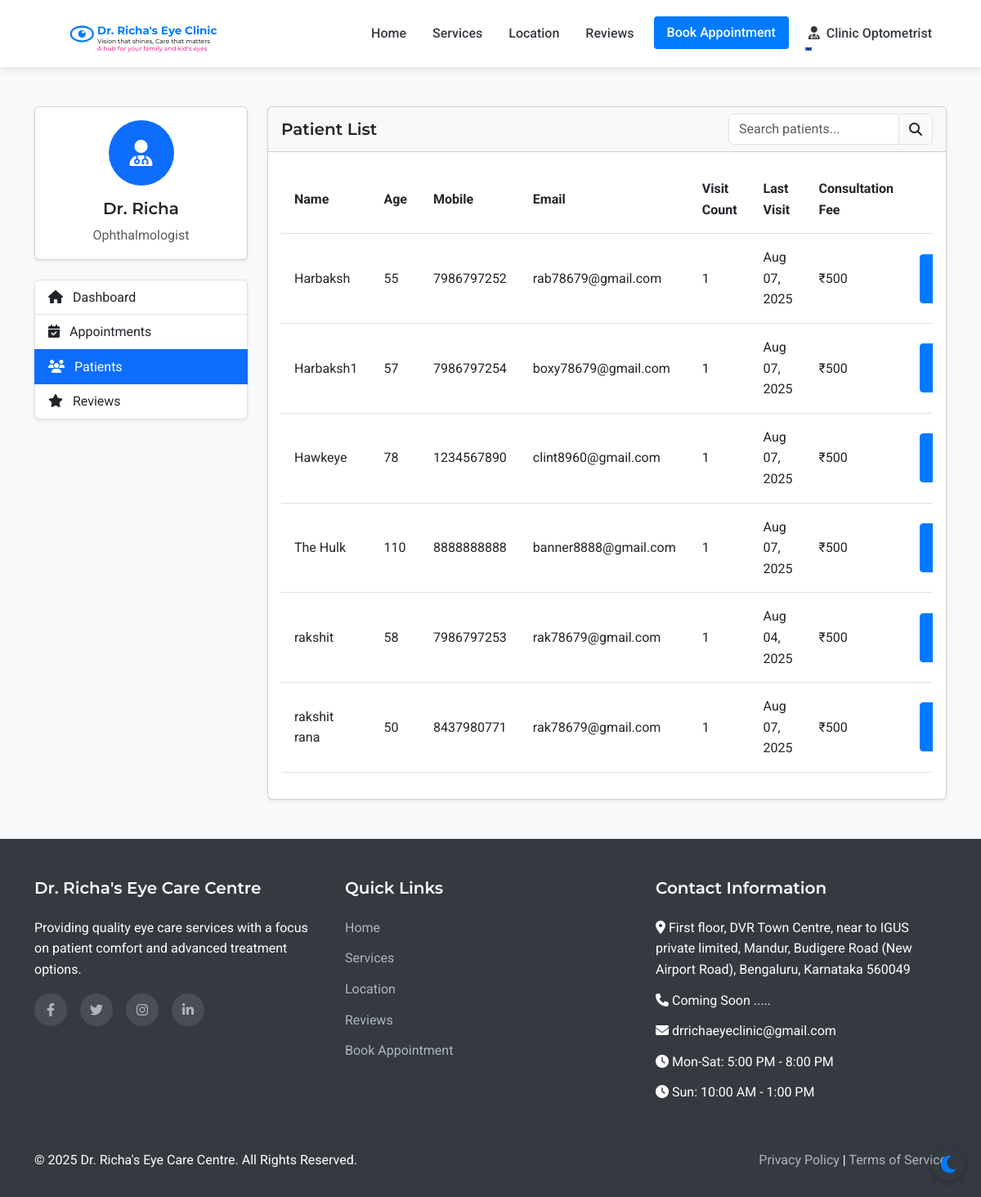
The app's page /admin/patients (signed in), older data.
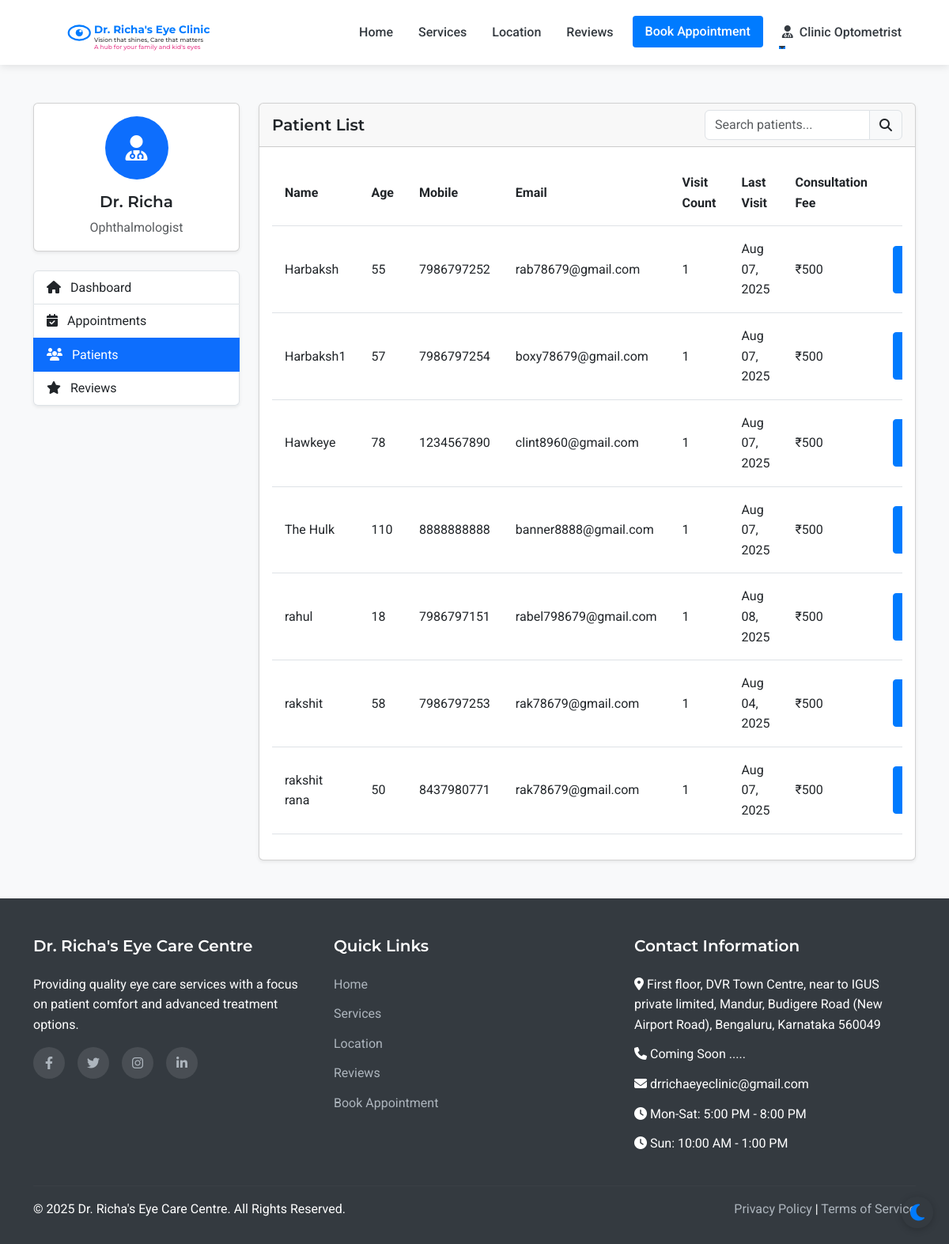
The same page, newer data.
### models.py (models this page shows, shortened)
class Staff(UserMixin, db.Model):
    __abstract__ = True
    id = db.Column(db.Integer, primary_key=True)
    username = db.Column(db.String(64), unique=True, nullable=False)
    email = db.Column(db.String(120), unique=True, nullable=False)
    password_hash = db.Column(db.String(256), nullable=False)
    full_name = db.Column(db.String(100), nullable=False)
    mobile_number = db.Column(db.String(15), nullable=False)

class Assistant(Staff):
    __tablename__ = 'assistant'
    position = db.Column(db.String(100), nullable=True, default='Optometrist')
    full_name = db.Column(db.String(100), nullable=True, default='Optometrist')
    joining_date = db.Column(db.Date, nullable=True)
    salary_records = db.relationship('Salary', backref='assistant', lazy=True)

class Patient(UserMixin, db.Model):
    id = db.Column(db.Integer, primary_key=True)
    full_name = db.Column(db.String(100), nullable=False)
    mobile_number = db.Column(db.String(15), nullable=False)
    email = db.Column(db.String(100), nullable=True)
    age = db.Column(db.Integer, nullable=False)
    sex = db.Column(db.String(10), nullable=True)
    password_hash = db.Column(db.String(256), nullable=True)
    is_registered = db.Column(db.Boolean, default=False)
    created_at = db.Column(db.DateTime, nullable=False, default=datetime.utcnow)
    appointments = db.relationship('Appointment', backref='patient', lazy=True)
    doctor_prescriptions = db.relationship('DoctorPrescription', backref='patient', lazy=True)
    optometrist_prescriptions = db.relationship('OptometristPrescription', backref='patient', lazy=True)

class Appointment(db.Model):
    id = db.Column(db.Integer, primary_key=True)
    patient_id = db.Column(db.Integer, db.ForeignKey('patient.id'), nullable=False)
    appointment_date = db.Column(db.Date, nullable=False)
    appointment_time = db.Column(db.Time, nullable=False)
    primary_issue = db.Column(db.Text, nullable=True)
    referral_info = db.Column(db.String(255), nullable=True)
    status = db.Column(db.String(20), default='scheduled')  # scheduled, completed, cancelled
    created_at = db.Column(db.DateTime, default=datetime.utcnow)
    consultation_fee = db.Column(db.Float, nullable=False, default=500.0)
    payment_status = db.Column(db.String(20), default='pending')  # pending, paid

### routes.py (the view)
@app.route('/admin/patients')
@login_required
def admin_patients():
    if not (isinstance(current_user, Admin) or isinstance(current_user, Doctor) or isinstance(current_user, Assistant)):
        flash('Access denied. Staff privileges required.', 'danger')
        return redirect(url_for('index'))
    patients = Patient.query.order_by(Patient.full_name).all()
    return render_template('admin/patients.html', patients=patients)

### templates/admin/patients.html (shortened to what this page needs)
{% extends 'layout.html' %}
{% block content %}
<section class="py-5 bg-light">
    <div class="container">
        <div class="row">
            <div class="col-lg-3 mb-4">
                <div class="card shadow-sm mb-4">
                    <div class="card-body text-center">
                        <div class="avatar-circle bg-primary text-white mb-3">
                            <i class="fas fa-user-md fa-2x"></i>
                        </div>
                        <h5 class="card-title">Dr. Richa</h5>
                        <p class="card-text text-muted">Ophthalmologist</p>
                    </div>
                </div>
                <div class="list-group shadow-sm">
                    <a href="{{ url_for('admin_dashboard') }}" class="list-group-item list-group-item-action">
                        <i class="fas fa-home me-2"></i> Dashboard
                    </a>
                    <a href="{{ url_for('admin_appointments') }}" class="list-group-item list-group-item-action">
                        <i class="fas fa-calendar-check me-2"></i> Appointments
                    </a>
                    <a href="{{ url_for('admin_patients') }}" class="list-group-item list-group-item-action active">
                        <i class="fas fa-users me-2"></i> Patients
                    </a>
                    <a href="{{ url_for('admin_reviews') }}" class="list-group-item list-group-item-action">
                        <i class="fas fa-star me-2"></i> Reviews
                    </a>
                </div>
            </div>
            <div class="col-lg-9">
                <div class="card shadow-sm">
                    <div class="card-header d-flex justify-content-between align-items-center">
                        <h5 class="mb-0">Patient List</h5>
                        <div class="input-group" style="width: 250px;">
                            <input type="text" class="form-control" id="patientSearch" placeholder="Search patients...">
                            <span class="input-group-text"><i class="fas fa-search"></i></span>
                        </div>
                    </div>
                    <div class="card-body">
                        <div class="table-responsive">
                            <table class="table table-hover" id="patientsTable">
                                <thead>
                                    <tr>
                                        <th>Name</th>
                                        <th>Age</th>
                                        <th>Mobile</th>
                                        <th>Email</th>
                                        <th>Visit Count</th>
                                        <th>Last Visit</th>
                                        <th>Consultation Fee</th>
                                        <th class="text-center">Actions</th>
                                    </tr>
                                </thead>
                                <tbody>
                                    {% for patient in patients %}
                                        <tr>
                                            <td>{{ patient.full_name }}</td>
                                            <td>{{ patient.age }}</td>
                                            <td>{{ patient.mobile_number }}</td>
                                            <td>{{ patient.email }}</td>
                                            <td>{{ patient.appointments|length }}</td>
                                            <td>
                                                {% if patient.appointments %}
                                                    {% set last_appointment = patient.appointments|sort(attribute='appointment_date', reverse=True)|first %}
                                                    {{ last_appointment.appointment_date.strftime('%b %d, %Y') }}
                                                {% else %}
                                                    {{ patient.created_at.strftime('%b %d, %Y') }}
                                                {% endif %}
                                            </td>
                                            <td>₹500</td>
                                            <td>
                                                <a href="{{ url_for('admin_patient_view', patient_id=patient.id) }}" class="btn btn-sm btn-primary">
                                                </a>
                                            </td>
                                        </tr>
                                    {% endfor %}
                                </tbody>
                            </table>
                        </div>
                    </div>
                </div>
            </div>
        </div>
    </div>
</section>
{% endblock %}

### templates/layout.html (shortened to what this page needs)
<!DOCTYPE html>
<html lang="en">
<head>
    <link href="https://cdn.jsdelivr.net/npm/bootstrap@5.3.0-alpha1/dist/css/bootstrap.min.css" rel="stylesheet">
    <link rel="stylesheet" href="https://cdn.jsdelivr.net/npm/flatpickr/dist/flatpickr.min.css">
    <link rel="stylesheet" href="https://cdnjs.cloudflare.com/ajax/libs/font-awesome/6.1.1/css/all.min.css">
    <link rel="stylesheet" href="{{ url_for('static', filename='css/style.css') }}">
</head>
<body>
    <nav class="navbar navbar-expand-lg sticky-top">
        <div class="container">
            <a class="navbar-brand" href="{{ url_for('index') }}" id="clinic-logo">
                <div id="interactive-logo-container" style="height: 60px;"></div>
            </a>
            <div class="collapse navbar-collapse" id="navbarNav">
                <ul class="navbar-nav ms-auto">
                    <li class="nav-item">
                        <a class="nav-link {% if request.path == url_for('index') %}active{% endif %}" href="{{ url_for('index') }}">Home</a>
                    </li>
                    <li class="nav-item">
                        <a class="nav-link {% if request.path == url_for('services') %}active{% endif %}" href="{{ url_for('services') }}">Services</a>
                    </li>
                    <li class="nav-item">
                        <a class="nav-link {% if request.path == url_for('location') %}active{% endif %}" href="{{ url_for('location') }}">Location</a>
                    </li>
                    <li class="nav-item">
                        <a class="nav-link {% if request.path == url_for('reviews') %}active{% endif %}" href="{{ url_for('reviews') }}">Reviews</a>
                    </li>
                    <li class="nav-item">
                        <a class="nav-link btn btn-primary text-white px-3 ms-lg-2" href="{{ url_for('appointment') }}">Book Appointment</a>
                    </li>
                    {% if current_user.is_authenticated %}
                        {% if current_user.__class__.__name__ == 'Patient' %}
                            <li class="nav-item dropdown">
                                <a class="nav-link dropdown-toggle" href="#" id="navbarDropdown" role="button" data-bs-toggle="dropdown" aria-expanded="false">
                                    <i class="fas fa-user me-1"></i> {{ current_user.full_name }}
                                </a>
                                <ul class="dropdown-menu dropdown-menu-end" aria-labelledby="navbarDropdown">
                                    <li><a class="dropdown-item" href="{{ url_for('patient_dashboard') }}">Dashboard</a></li>
                                    <li><a class="dropdown-item" href="{{ url_for('patient_appointments') }}">My Appointments</a></li>
                                    <li><a class="dropdown-item" href="{{ url_for('patient_medical_records') }}">Medical Records</a></li>
                                    <li><hr class="dropdown-divider"></li>
                                    <li><a class="dropdown-item" href="{{ url_for('patient_logout') }}">Logout</a></li>
                                </ul>
                            </li>
                        {% else %}
                            <li class="nav-item dropdown">
                                <a class="nav-link dropdown-toggle" href="#" id="navbarDropdown" role="button" data-bs-toggle="dropdown" aria-expanded="false">
                                    <i class="fas fa-user-md me-1"></i> {{ current_user.full_name }}
                                </a>
                            </li>
                        {% endif %}
                    {% endif %}
                </ul>
            </div>
        </div>
    </nav>
    <main>
        {% block content %}{% endblock %}
    </main>
    <footer>
        <div class="container">
            <div class="row">
                <div class="col-md-4 mb-4 mb-md-0">
                    <h5>Dr. Richa's Eye Care Centre</h5>
                    <p class="mb-3">Providing quality eye care services with a focus on patient comfort and advanced treatment options.</p>
                    <div class="social-icons">
                        <a href="#" aria-label="Facebook"><i class="fab fa-facebook-f"></i></a>
                        <a href="#" aria-label="Twitter"><i class="fab fa-twitter"></i></a>
                        <a href="#" aria-label="Instagram"><i class="fab fa-instagram"></i></a>
                        <a href="#" aria-label="LinkedIn"><i class="fab fa-linkedin-in"></i></a>
                    </div>
                </div>
                <div class="col-md-4 mb-4 mb-md-0">
                    <h5>Quick Links</h5>
                    <ul>
                        <li><a href="{{ url_for('index') }}">Home</a></li>
                        <li><a href="{{ url_for('services') }}">Services</a></li>
                        <li><a href="{{ url_for('location') }}">Location</a></li>
                        <li><a href="{{ url_for('reviews') }}">Reviews</a></li>
                        <li><a href="{{ url_for('appointment') }}">Book Appointment</a></li>
                    </ul>
                </div>
                <div class="col-md-4">
                    <h5>Contact Information</h5>
                    <ul>
                        <li><i class="fas fa-map-marker-alt"></i> First floor, DVR Town Centre, near to     IGUS private limited, Mandur, Budigere Road (New Airport Road), Bengaluru, Karnataka 560049</li>
                        <li><i class="fas fa-phone"></i> Coming Soon .....</li>
                        <li><i class="fas fa-envelope"></i> drrichaeyeclinic@gmail.com</li>
                        <li><i class="fas fa-clock"></i> Mon-Sat: 5:00 PM - 8:00 PM</li>
                        <li><i class="fas fa-clock"></i> Sun: 10:00 AM - 1:00 PM</li>
                    </ul>
                </div>
            </div>
            <hr class="mt-4 mb-3" style="border-color: rgba(255,255,255,0.1);">
            <div class="row">
                <div class="col-md-6">
                    <p class="mb-md-0">&copy; {{ now.year }} Dr. Richa's Eye Care Centre. All Rights Reserved.</p>
                </div>
                <div class="col-md-6 text-md-end">
                    <p class="mb-0">
                        <a href="#">Privacy Policy</a> |
                        <a href="#">Terms of Service</a>
                    </p>
                </div>
            </div>
        </div>
    </footer>
</body>
</html>

Row changes from the older to the newer data that the page shows:
added Patient: full_name "rahul", age "18", mobile_number "7986797151", email "rabel798679@gmail.com", appointments|length "1"
added Appointment: appointment_date "Aug 08, 2025"
